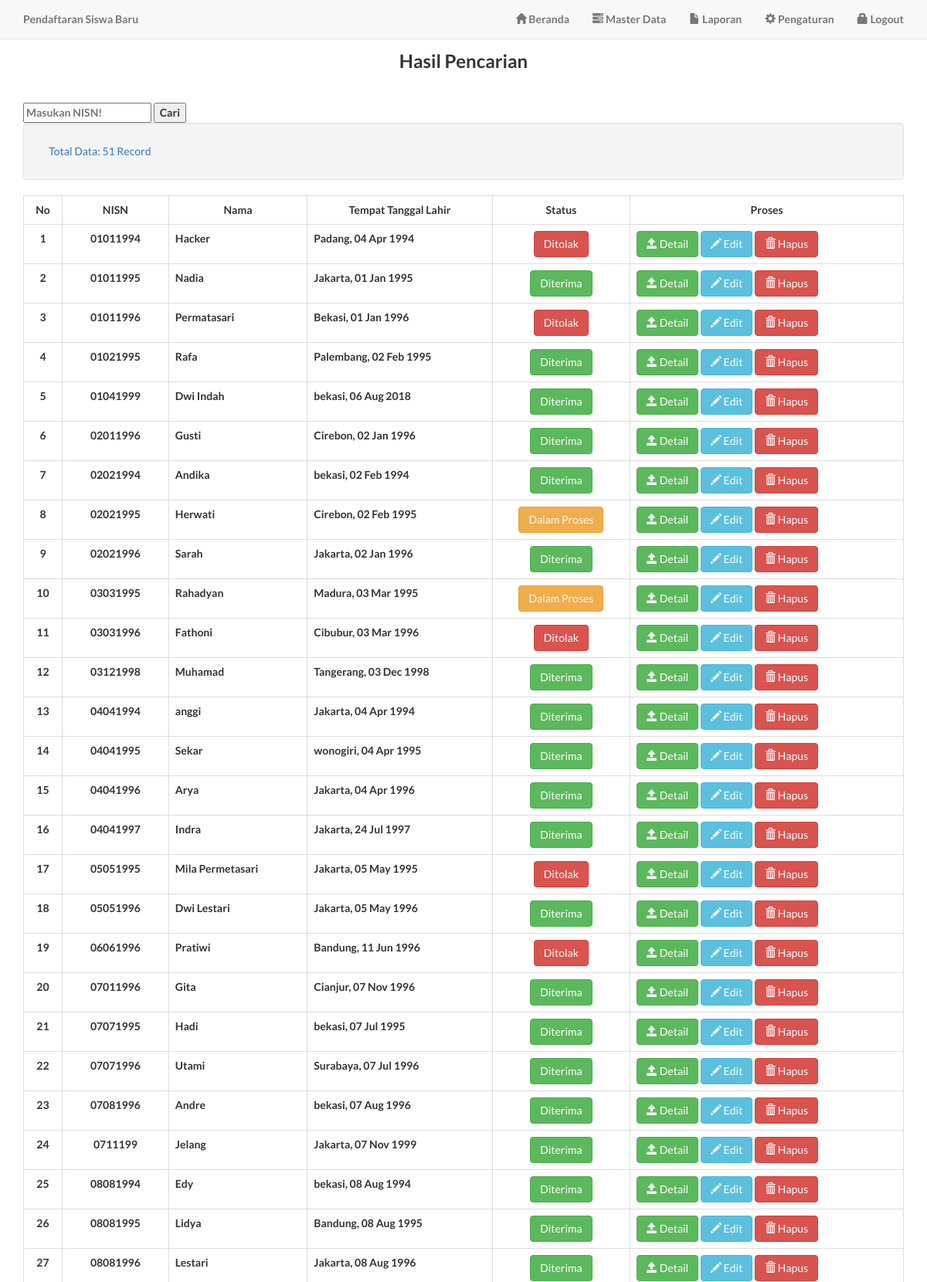
The page /admin/searchsiswa.php (signed in, upper part) on the database its author committed.
### tables this page shows
CREATE TABLE `calon_siswa` (
  `nisn` varchar(10) NOT NULL,
  `password` varchar(32) DEFAULT NULL,
  `nama` varchar(30) DEFAULT NULL,
  `tempat_lahir` varchar(30) DEFAULT NULL,
  `tgl_lahir` date DEFAULT NULL,
  `jkel` varchar(10) DEFAULT NULL,
  `gol_drh` varchar(10) DEFAULT NULL,
  `alamat` varchar(100) DEFAULT NULL,
  `agama` varchar(30) DEFAULT NULL,
  `warga_negara` varchar(3) DEFAULT NULL,
  `wali` varchar(30) DEFAULT NULL,
  `alamat_wali` varchar(100) DEFAULT NULL,
  `telepon` varchar(15) DEFAULT NULL,
  `pekerjaan_wali` varchar(30) DEFAULT NULL,
  `pendidikan_wali` varchar(20) DEFAULT NULL,
  `no_ijazah` varchar(15) DEFAULT NULL,
  `foto` varchar(200) DEFAULT NULL,
  `tgl_daftar` date DEFAULT NULL
);

### admin/searchsiswa.php (the view, shortened to what this page needs)
<?php include 'header.php'; ?>
       <div class="container">
<center><h3>&nbsp;</h3>
  <h3><b>Hasil Pencarian</b></h3>
</center>
<p>&nbsp;  </p>
 <body BGCOLOR="greek">
<form action="searchsiswa.php" method="get">
  <input type="text" name="cari" maxlength="10" minlength="1" placeholder="Masukan NISN!" required>
  <input type="submit" value="Cari">
</form>
<?php
$tampil="SELECT * FROM calon_siswa order By nisn";
$qry=mysql_query($tampil) or die ("gagal".mysql_error());
$jumlah=mysql_num_rows($qry);
?>
     <div class="row-fluid">
    <div class="span12">
    <div class="well">
    <a class="btn btn-secondary" <i class="icon-list icon-white"></i> Total Data: <?php echo $jumlah; ?> Record</a>
    </div>
    </div>
    </div>
    <table class="table table-bordered">
  <tr align="center">
  <td><b>No</b></td>
  <td><b>NISN</b></td>
  <td><b>Nama</b></td>
  <td><b>Tempat Tanggal Lahir</b></td>
  <td><b>Status</b></td>
  <td colspan="3"><b>Proses</b></td>
  </tr>
  <?php
  if(isset($_GET['cari'])){
    $cari = $_GET['cari'];
    $data = mysql_query("select * from calon_siswa where nisn like '%".$cari."%'");
  }else{
    $data = mysql_query("select * from calon_siswa");
  }
  $no=1;
  while($d = mysql_fetch_array($data)){
  $a=$d['wali'];
  ?>
  <tr>
    <td align="center"><?php echo $no;?></td>
    <td align="center"><?php echo $d['nisn'];?></td>
    <td><?php echo $d['nama']; ?></td>
    <td align="left"><?php echo $d['tempat_lahir']; ?>, <?php echo date('d M Y', strtotime($d['tgl_lahir']));?></td>
    <?php
    $qStatus="SELECT * FROM pembayaran WHERE atas_nama='$a'";
$Stat=mysql_query($qStatus)or die("gagal".mysql_error());
$res=mysql_fetch_array($Stat);
$x=$res['status'];
    if ($x==1) {echo "<td align='center'><a href='#' class='btn btn-success'>Diterima</a></td>";}
     	elseif ($x==2){echo "<td align='center'><a href='#' class='btn btn-danger'>Ditolak</a></td>";}
     	else {
     		echo "<td align='center'><a href='#' class='btn btn-warning'>Dalam Proses</a></td>";
     }?>
    <td>
    <button class="btn btn-success" onclick="window.open('detailsiswa.php?nisn=<?php echo $d['nisn']; ?>','popupwindow','scrollbars=yes, width=750,height=600');"><i class="glyphicon glyphicon-open"></i> Detail</button>
     <a href="editsiswa.php?nisn=<?=$d['nisn'];?>" class="btn btn-small btn-info"><i class="glyphicon glyphicon-pencil"></i> Edit</a>
    <a href="hapussiswa.php?nisn=<?=$d['nisn'];?>" onclick="return confirm('Anda Yakin Ingin Mengapus Item Ini?');" class="btn btn-small btn-danger"><i class="glyphicon glyphicon-trash"></i> Hapus</a>
    </td>
    </tr>
    <?php $no++;
    } ?>
    </table>
        </div>
<?php include 'footer.php'; ?>

### assets/css/landing-page.css (style rules this page uses)
body, html { width: 100%; height: 100%; }
body, h1, h2, h3, h4, h5, h6 { font-family: "Lato","Helvetica Neue",Helvetica,Arial,sans-serif; font-weight: 700; }

### rows shown on the page
calon_siswa: nisn "01011994", nama "Hacker", tempat_lahir "Padang", tgl_lahir "04 Apr 1994", shows "Ditolak"
calon_siswa: nisn "01011995", nama "Nadia", tempat_lahir "Jakarta", tgl_lahir "01 Jan 1995", shows "Diterima"
calon_siswa: nisn "01011996", nama "Permatasari", tempat_lahir "Bekasi", tgl_lahir "01 Jan 1996", shows "Ditolak"
calon_siswa: nisn "01021995", nama "Rafa", tempat_lahir "Palembang", tgl_lahir "02 Feb 1995", shows "Diterima"
calon_siswa: nisn "01041999", nama "Dwi Indah", tempat_lahir "bekasi", tgl_lahir "06 Aug 2018", shows "Diterima"
calon_siswa: nisn "02011996", nama "Gusti", tempat_lahir "Cirebon", tgl_lahir "02 Jan 1996", shows "Diterima"
calon_siswa: nisn "02021994", nama "Andika", tempat_lahir "bekasi", tgl_lahir "02 Feb 1994", shows "Diterima"
calon_siswa: nisn "02021995", nama "Herwati", tempat_lahir "Cirebon", tgl_lahir "02 Feb 1995", shows "Dalam Proses"
calon_siswa: nisn "02021996", nama "Sarah", tempat_lahir "Jakarta", tgl_lahir "02 Jan 1996", shows "Diterima"
calon_siswa: nisn "03031995", nama "Rahadyan", tempat_lahir "Madura", tgl_lahir "03 Mar 1995", shows "Dalam Proses"
calon_siswa: nisn "03031996", nama "Fathoni", tempat_lahir "Cibubur", tgl_lahir "03 Mar 1996", shows "Ditolak"
calon_siswa: nisn "03121998", nama "Muhamad", tempat_lahir "Tangerang", tgl_lahir "03 Dec 1998", shows "Diterima"
calon_siswa: nisn "04041994", nama "anggi", tempat_lahir "Jakarta", tgl_lahir "04 Apr 1994", shows "Diterima"
calon_siswa: nisn "04041995", nama "Sekar", tempat_lahir "wonogiri", tgl_lahir "04 Apr 1995", shows "Diterima"
calon_siswa: nisn "04041996", nama "Arya", tempat_lahir "Jakarta", tgl_lahir "04 Apr 1996", shows "Diterima"
calon_siswa: nisn "04041997", nama "Indra", tempat_lahir "Jakarta", tgl_lahir "24 Jul 1997", shows "Diterima"
calon_siswa: nisn "05051995", nama "Mila Permetasari", tempat_lahir "Jakarta", tgl_lahir "05 May 1995", shows "Ditolak"
calon_siswa: nisn "05051996", nama "Dwi Lestari", tempat_lahir "Jakarta", tgl_lahir "05 May 1996", shows "Diterima"
calon_siswa: nisn "06061996", nama "Pratiwi", tempat_lahir "Bandung", tgl_lahir "11 Jun 1996", shows "Ditolak"
calon_siswa: nisn "07011996", nama "Gita", tempat_lahir "Cianjur", tgl_lahir "07 Nov 1996", shows "Diterima"
calon_siswa: nisn "07071995", nama "Hadi", tempat_lahir "bekasi", tgl_lahir "07 Jul 1995", shows "Diterima"
calon_siswa: nisn "07071996", nama "Utami", tempat_lahir "Surabaya", tgl_lahir "07 Jul 1996", shows "Diterima"
calon_siswa: nisn "07081996", nama "Andre", tempat_lahir "bekasi", tgl_lahir "07 Aug 1996", shows "Diterima"
calon_siswa: nisn "0711199", nama "Jelang", tempat_lahir "Jakarta", tgl_lahir "07 Nov 1999", shows "Diterima"
calon_siswa: nisn "08081994", nama "Edy", tempat_lahir "bekasi", tgl_lahir "08 Aug 1994", shows "Diterima"
calon_siswa: nisn "08081995", nama "Lidya", tempat_lahir "Bandung", tgl_lahir "08 Aug 1995", shows "Diterima"
calon_siswa: nisn "08081996", nama "Lestari", tempat_lahir "Jakarta", tgl_lahir "08 Aug 1996", shows "Diterima"

### other values the page prints
$jumlah "51"
